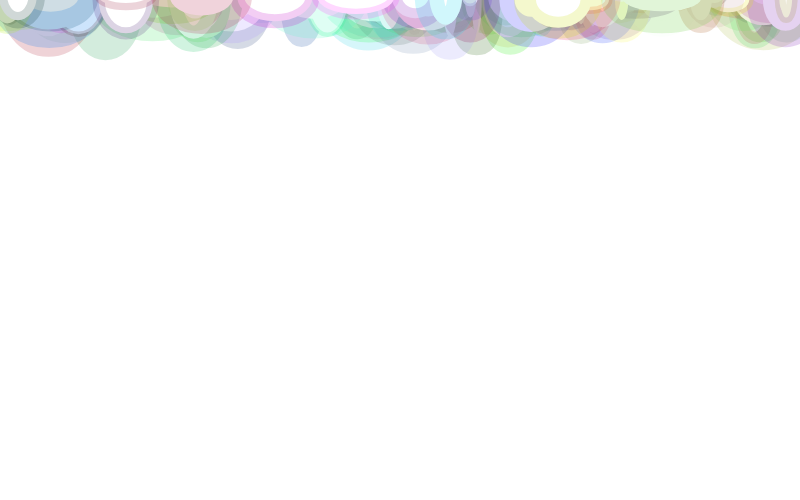
Frame 1 (no input)
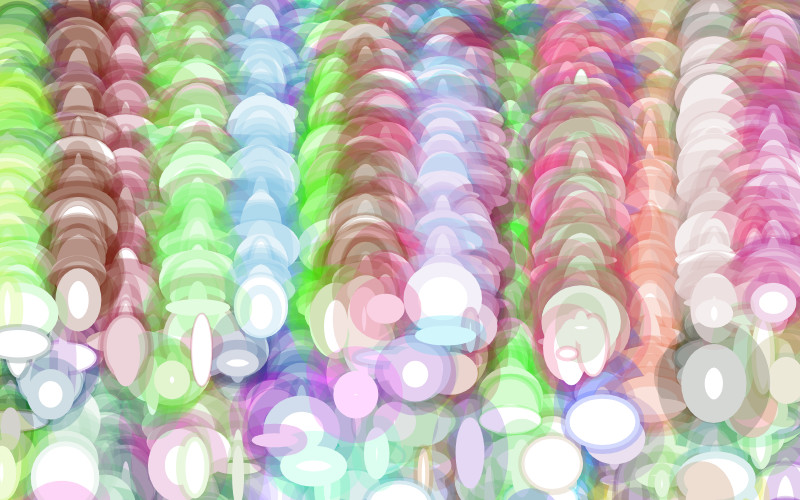
Frame 60 (no input)
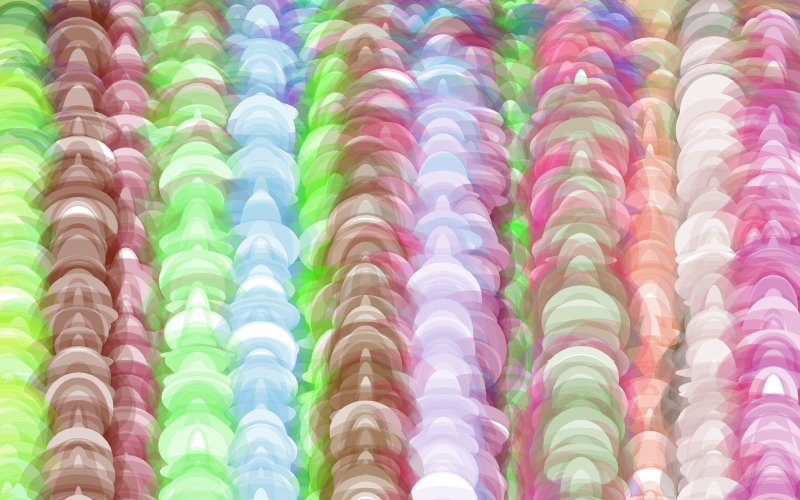
Frame 120 (the mouse pressed at the canvas centre since frame 60)

The p5.js sketch that drew these frames (run headless with seeded random() and noise() and a simulated clock; from frame 60 on, the mouse is pressed at the canvas centre):

// p5.js sketch
// ── sketch.js
var shapes;

function setup() {
	createCanvas(800, 500);

	shapes = [];
	for (var i = 0; i < 100; i++) {
		shapes[i] = {};
		shapes[i].x = random(width);
		shapes[i].y = -10;
		shapes[i].speedY = random(5, 10);
		shapes[i].color = color(random(255), random(255), random(255), 50);

	}
}

function draw() {


	for (var i = 0; i < shapes.length; i++) {
		moveBall(shapes[i]);
		drawBall(shapes[i]);
	}
}

function drawBall(shapes) {
	push();
	strokeWeight(random(0, 50));
	stroke(shapes.color);
	ellipse(shapes.x, shapes.y, random(10, 80), random(10, 80));
	pop();
}

function moveBall(shapes) {
	shapes.y += shapes.speedY;

	// if (shapes.y > 500) {
	// 	shapes.y = -100;
	// }
}
